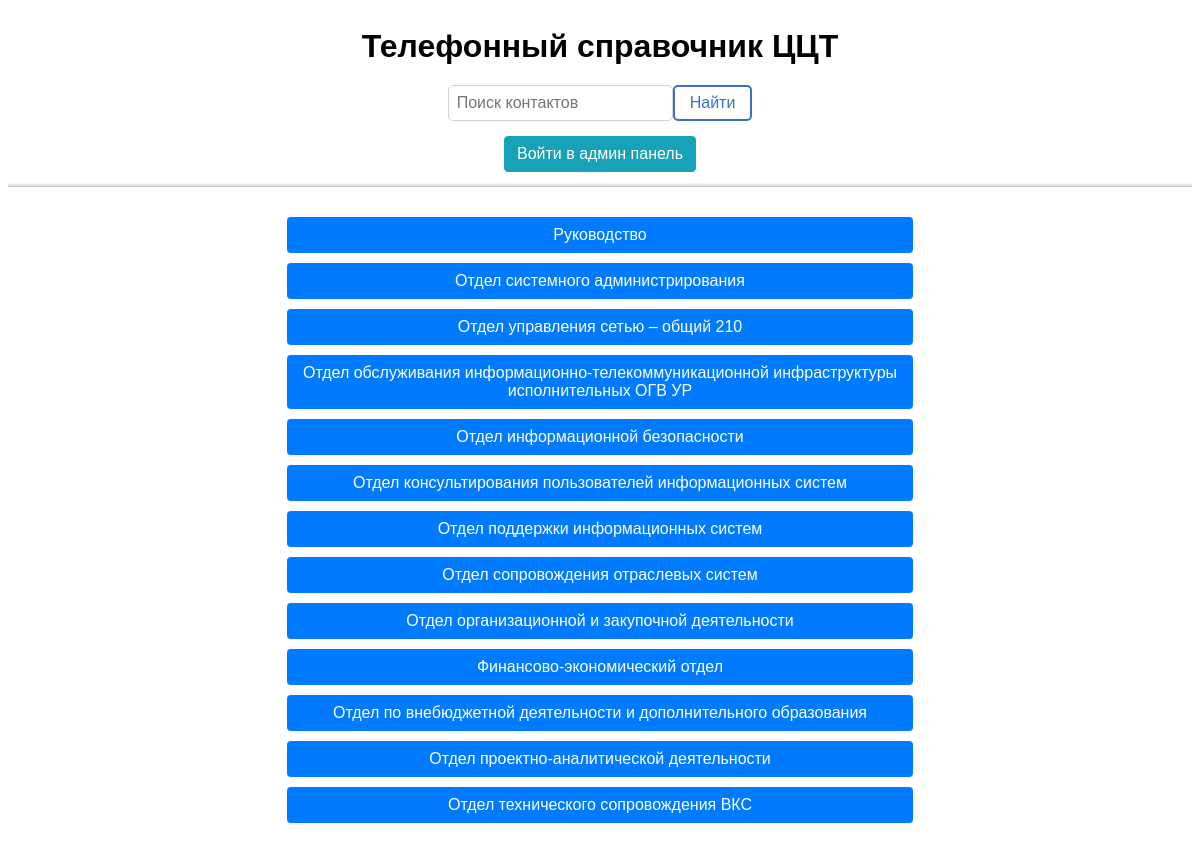
The page / on the database its author committed.
### tables this page shows
CREATE TABLE `department` (
  `id` int NOT NULL COMMENT 'ID',
  `name` varchar(110) NOT NULL COMMENT 'Название отдела',
  `abbreviation` varchar(250) DEFAULT NULL COMMENT 'Сокр. название'
);

### index.php (the view, shortened to what this page needs)
<!DOCTYPE html>
<html>
	<head>
		<link rel="stylesheet" type="text/css" href="css/main.css">
	</head>
	<body>
		<header>
			<div class="title">
				<h1><a href="index.php">Телефонный справочник ЦЦТ</a></h1>
			</div>
			<div class="search">
				<div class="search_form">
					<form action="functions/search.php" method="get">
		                <input type="search" name="q" autocomplete="off" placeholder="Поиск контактов">
		                <button type="submit">Найти</button>
		            </form>
		        </div>
	    	</div>
	    	<?php
			if (isset($_SESSION["login"]) && isset($_SESSION["password"])) {
				echo "
				<div class=admin_panel>
		    		<div class=admin_panel_exit>
		    			<a href=admin/logout.php class=\"button contact_delete\">Выйти</a>
		    		</div>
		    		<div class=admin_panel_add>
			        	<a href=functions/new.php?handbook=new class=\"button contact_add\">Добавить контакт</a>
			        </div>
			        <div class=admin_panel_php>
		    			<a href=http://phonebook.udm/phpmyadmin class=button>Войти в PhpMyAdmin</a>
		    		</div>
	    		</div>";
			} else {
				echo "
			  	<div class=admin_panel>
			  		<div class=admin_panel_php>
			  			<a href=admin/admin.php class=button>Войти в админ панель</a>
			  		</div>
			  	</div>
			  	";
			}
			?>
    	</header>
		<main>
			<div class="department">
				<?php
                    include 'functions/connection_bd.php';
                    $str_out_cats = "SELECT * FROM `department` ORDER BY `id`";
                    $run_out_cats = mysqli_query($connect,$str_out_cats);
                    $count=mysqli_num_rows($run_out_cats);
                    if ($count>=1) {
	                    while ($out = mysqli_fetch_array($run_out_cats)) {
	                    	echo "
	                        <div>";
	                        	echo "<div><a class=\"button department_select\" href=contacts.php?id=$out[id]>$out[name] $out[abbreviation]</a></div>";
	                        echo "</div>";
	                    }
	                }else {
	            		echo "<div class=search_result>
	                    		<h2>Список отделов пуст :(</h2>
	                		</div>";
	            	}
                ?>
			</div>
		</main>
	</body>
</html>

### css/main.css (style rules this page uses)
body { font-family: sans-serif; }
header { box-shadow: 0px -5px 5px -5px rgba(34, 60, 80, 0.6) inset; }
main { padding: 20px 0px 20px 0px; }
.title { padding-top: 20px; padding-bottom: 20px; }
h1, h2 { text-align: center; margin: 0px; }
h1 a { text-decoration: none; color: black; }
.search { display: flex; justify-content: center; }
.search_form > form > input { padding: 8px; font-size: 16px; border: 1px solid lightgrey; float: left; border-radius: 5px; transition: 0.2s; }
.search_form > form > button { float: left; padding: 7px 15px 7px 15px; color: #3b71ca; font-size: 16px; border: 2px solid #3b71ca; cursor: pointer; border-radius: 5px; background-color: white; transition: 0.2s; }
.admin_panel { display: flex; justify-content: space-around; padding: 15px 0px 15px 0px; }
.admin_panel_php > a { color: #fff; background-color: #17a2b8; border-color: #17a2b8; }
.department { width: fit-content; margin: auto; }
.department > div { margin: 10px; display: flex; justify-content: center; }
.department > div > div { padding-left: 5px; padding-right: 5px; }
.department_select { color: #fff; width: 50vw; text-align: center; background-color: #007bff; border-color: #007bff; }
.button { text-decoration: none; padding: 0.5rem 0.75rem; border-radius: 0.25rem; display: inline-block; border: 1px solid transparent; transition: 0.3s; font-size: 16px; }

### rows shown on the page
department: name "Руководство"
department: name "Отдел системного администрирования"
department: name "Отдел управления сетью – общий 210"
department: name "Отдел обслуживания информационно-телекоммуникационной инфраструктуры исполнительных ОГВ УР"
department: name "Отдел информационной безопасности"
department: name "Отдел консультирования пользователей информационных систем"
department: name "Отдел поддержки информационных систем"
department: name "Отдел сопровождения отраслевых систем"
department: name "Отдел организационной и закупочной деятельности"
department: name "Финансово-экономический отдел"
department: name "Отдел по внебюджетной деятельности и дополнительного образования"
department: name "Отдел проектно-аналитической деятельности"
department: name "Отдел технического сопровождения ВКС"
